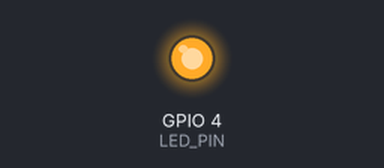
Simulated run of this sketch. Board: ESP32. Shown: output pins drawn as LEDs (lit = HIGH). WiFi joins after 1.5 s; servers stay silent unless stated; what the sketch prints to the serial monitor is not drawn.

Above: at 2.55 s.
At 5.2 s:
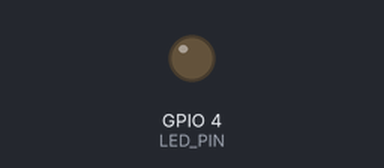
Timing chart, 0 to 9.4 s (numbered marks = the images above):
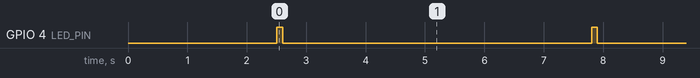

Measured:
- by itself, GPIO 4 (LED_PIN): alternates HIGH for 0.10 s and LOW for 5.2 s

The sketch:

main.ino
```cpp
#include <WiFi.h>
#include <HTTPClient.h>

// --- DADOS GLOBAIS ---
// Informação que descobrimos: o pino do LED!
const int LED_PIN = 4;

// --- CONFIGURE AQUI ---
const char* ssid = "IGOR_2.4";
const char* password = "66999983273";
// Lembre-se de verificar o IP do seu PC com 'ipconfig' ou 'ip addr'
String serverUrl = "http://192.168.0.8:8080/stats"; // MUDE PARA O IP DO SEU PC
// --------------------

void setup() {
  Serial.begin(115200); // Inicia a comunicação serial
  pinMode(LED_PIN, OUTPUT); // Configura o pino do LED como saída
  delay(1000);

  Serial.print("Conectando ao WiFi: ");
  Serial.println(ssid);

  WiFi.begin(ssid, password);

  while (WiFi.status() != WL_CONNECTED) {
    delay(500);
    Serial.print(".");
  }

  Serial.println("\nWiFi conectado!");
  Serial.print("Endereço IP do ESP32: ");
  Serial.println(WiFi.localIP());
}

void loop() {
  if (WiFi.status() == WL_CONNECTED) {
    // Pisca o LED para indicar que uma nova requisição vai começar
    digitalWrite(LED_PIN, HIGH);
    delay(100);
    digitalWrite(LED_PIN, LOW);

    HTTPClient http;
    Serial.println("\n[HTTP] Iniciando requisição para: " + serverUrl);
    http.begin(serverUrl);

    int httpCode = http.GET();

    if (httpCode > 0) {
      Serial.printf("[HTTP] Código de retorno: %d\n", httpCode);
      if (httpCode == HTTP_CODE_OK) {
        String payload = http.getString();
        Serial.println("Resposta recebida:");
        Serial.println(payload);
      }
    } else {
      Serial.printf("[HTTP] Falha na requisição, erro: %s\n", http.errorToString(httpCode).c_str());
    }
    http.end();
  } else {
    Serial.println("WiFi desconectado.");
  }
  delay(5000); // Espera 5 segundos
}
```
